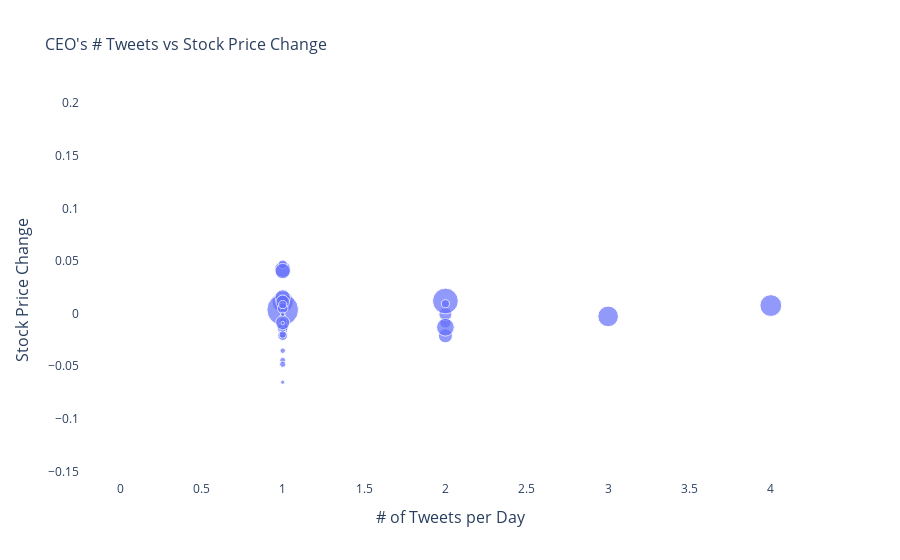

The code cell stored with this chart in its notebook:
### Markdown cell above
## Preliminary Plots

### Code cell
fig = go.Figure()
_ = fig.add_trace(go.Scatter(
    x= df_stock_tweets['Agg_count'],
    y= df_stock_tweets['Return'],
    mode="markers",
    marker={"size": df_stock_tweets['Agg_favorite'], "sizemode": "area",
                                    "sizeref": 2*max(df_stock_tweets['Agg_favorite']/1000)},
    hovertemplate= "Number of Tweets per Day: %{x:.1f}<br>" +
    "Stock Price Change: %{y:.1f}<br>" +
    "Number of Likes: %{marker.size:,}" +
    "<extra></extra>"
))
fig.update_layout(
    plot_bgcolor="white",
    yaxis={"title": {"text": "Stock Price Change", "font": {"size": 16}}},
    xaxis={"title": {"text": "# of Tweets per Day", "font": {"size": 16}}},
    # hovermode="x",
    title={'text': "CEO's # Tweets vs Stock Price Change", "font": {"size": 16}}
)
fig.show()

### Figure 1 — Plotly figure (JSON) as saved in the notebook; plotly's stock layout.template omitted (floating-point values rounded to 4 significant figures; data arrays with more than 128 entries replaced by an {"elided": "..."} marker saying what was removed)
{"data": [{"hovertemplate": "Number of Tweets per Day: %{x:.1f}<br>Stock Price Change: %{y:.1f}<br>Number of Likes: %{marker.size:,}<extra></extra>", "marker": {"size": {"elided": "930 int values"}, "sizemode": "area", "sizeref": 2.9}, "mode": "markers", "type": "scatter", "x": {"elided": "930 int values"}, "y": {"elided": "930 float values"}}], "layout": {"autosize": true, "plot_bgcolor": "white", "title": {"font": {"size": 16}, "text": "CEO's # Tweets vs Stock Price Change"}, "xaxis": {"autorange": true, "range": [-0.2473, 4.307], "title": {"font": {"size": 16}, "text": "# of Tweets per Day"}, "type": "linear"}, "yaxis": {"autorange": true, "range": [-0.1617, 0.2065], "title": {"font": {"size": 16}, "text": "Stock Price Change"}, "type": "linear"}}}
